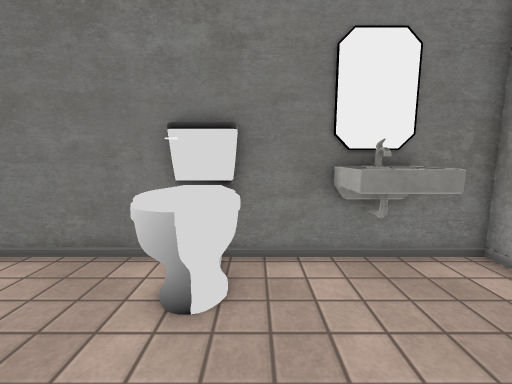
[1] (above)

24 first-person views from a walk through a scene from a Unity 3-D project. The camera is 1.2 m above the floor, tilts 8° down and sees 90° across. Doors are open. The floor is counted in squares, 0.45 m on a side. Each view is taken from the middle of a square. On the plan, view 1 faces up. The plan holds only what a view shows up to about 18 squares ahead; the rest is blank. The place goes on beyond the plan. The player character is not drawn. Some surface patterns are stand-ins.

[2]
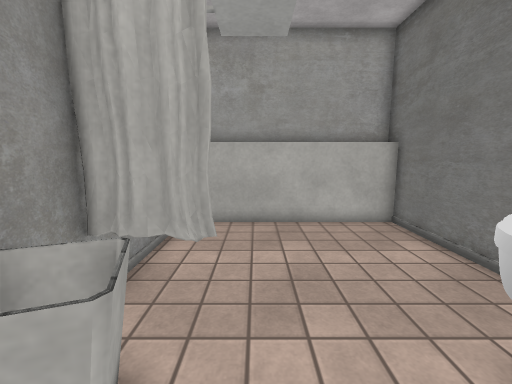

[3]
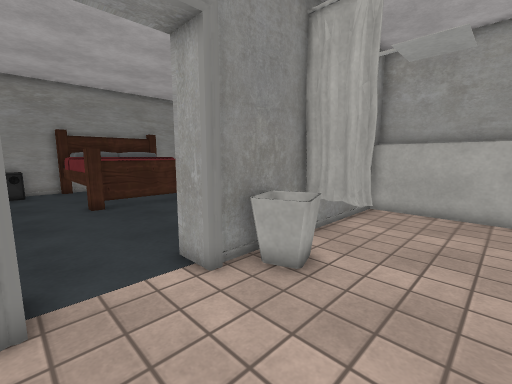

[4]
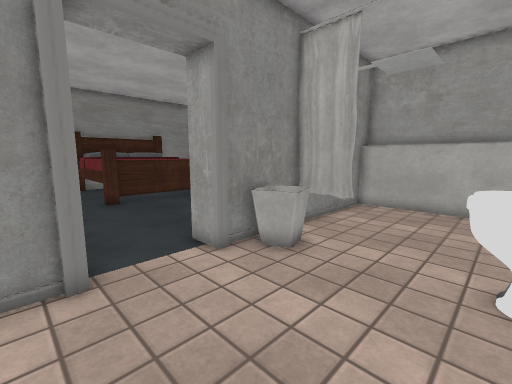

[5]
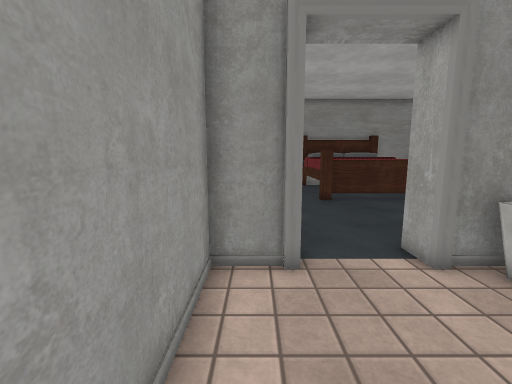

[6]
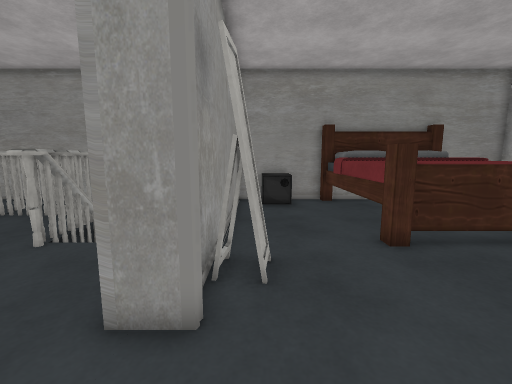

[7]
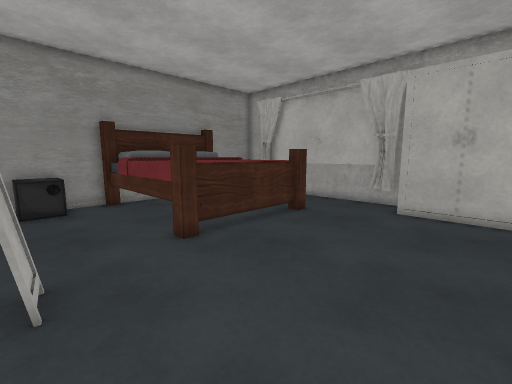

[8]
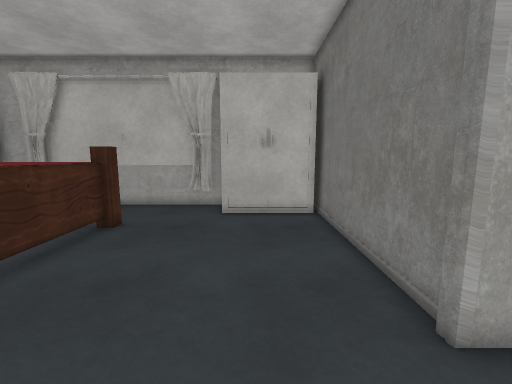

[9]
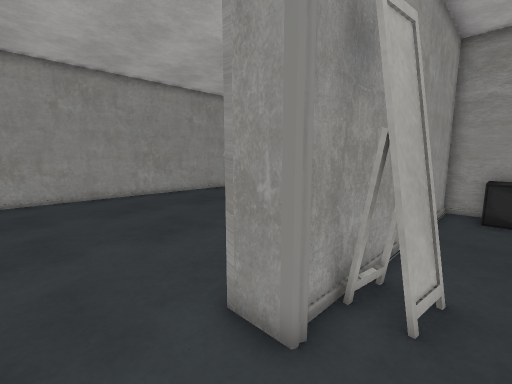

[10]
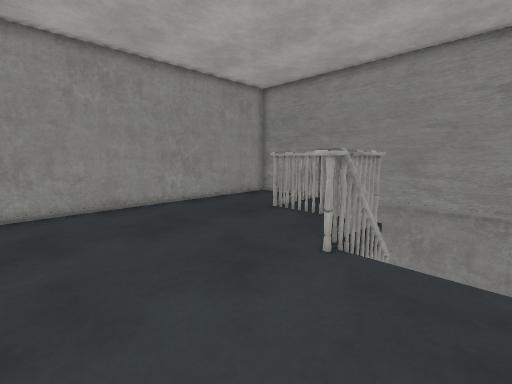

[11]
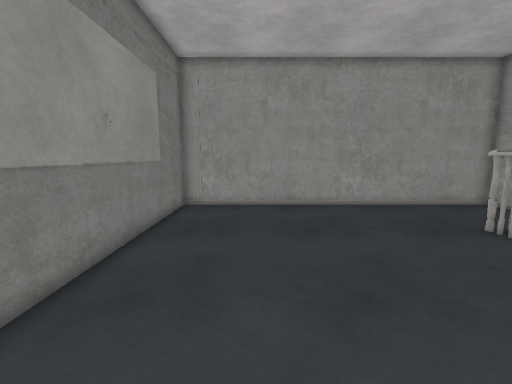

[12]
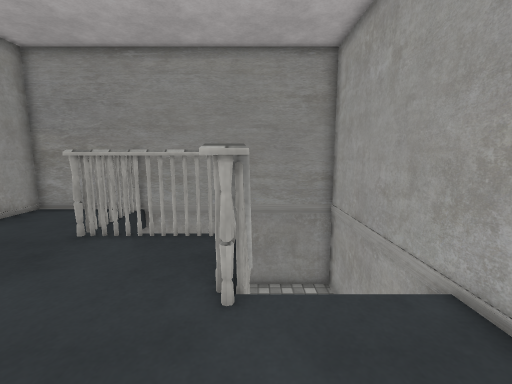

[13]
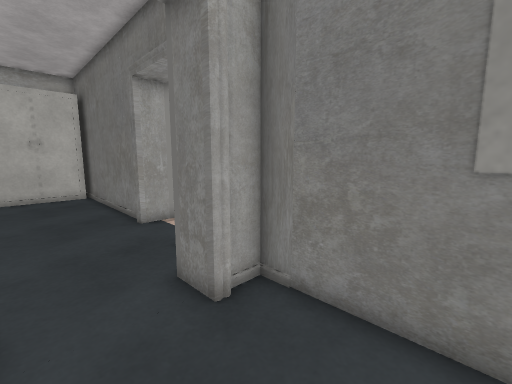

[14]
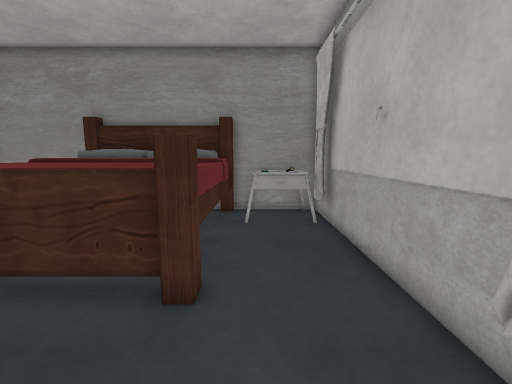

[15]
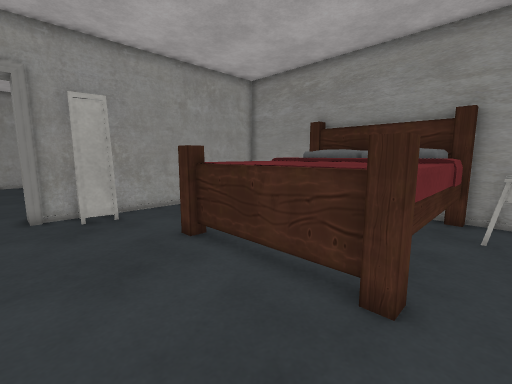

[16]
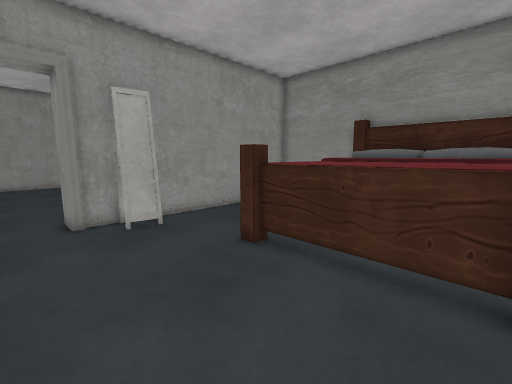

[17]
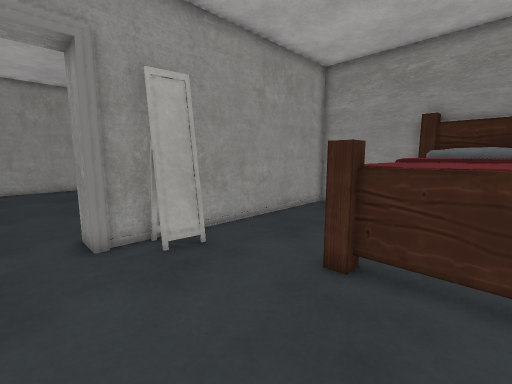

[18]
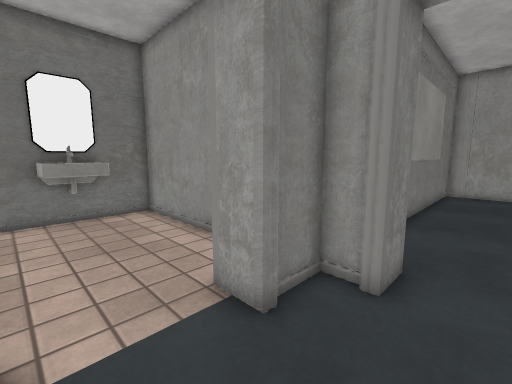

[19]
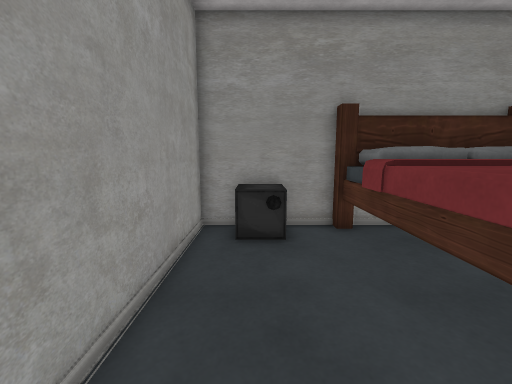

[20]
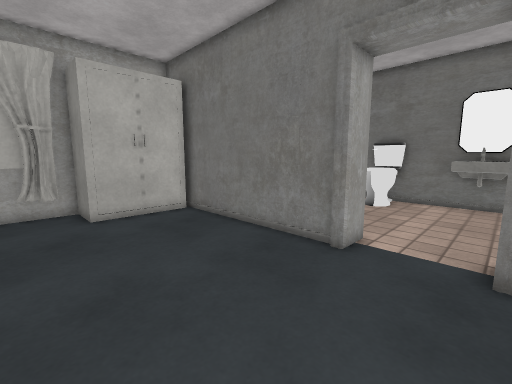

[21]
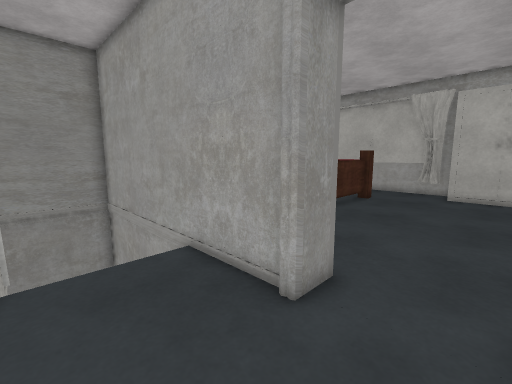

[22]
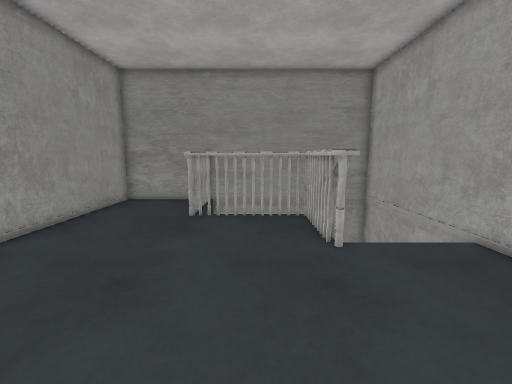

[23]
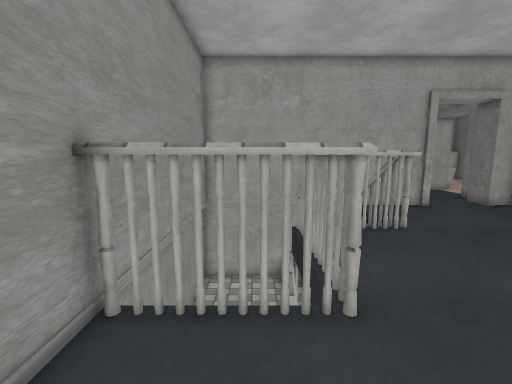

[24]
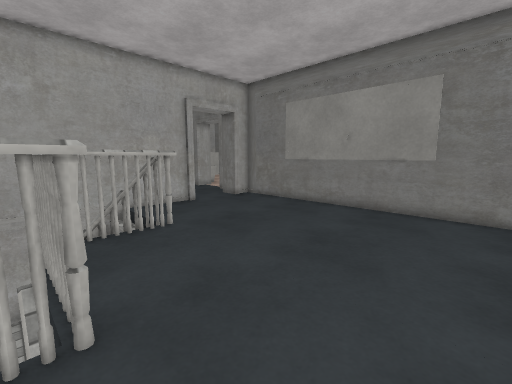

### Floor plan
Key: @ floor where view 1 was taken; # wall or solid block; . main floor; - floor 1.75 m lower than the main floor; / step, stairs or slope; D open door; O other object.
Columns run from 10 left of view 1 to 22 right of it. Each row starts with its distance up from view 1.
  7 #############O###
  6 OO......OO#.OOO.#
  5 OO......OOO.OOO.#
  4 OO......OOO.....#
  3 OO..............#
  2 OO..............#
  1 OO..............#
  0 OO......OO@.....#
 -1 OO.....OOOO.....#
 -2 ###########DDDD##
 -3  ##########DDDD##################
 -4   O.............##..............#
 -5   O.............DD..............D
 -6   O.............DD..............D
 -7   O.............DD..............D
 -8 DOO.............##..............#
 -9 D#.............O##..............#
-10 #..............O##..............#
-11 #...O......O....##...OO.........#
-12 #...OOOOOOOODDD.##///OO.........#
-13 #...OOOOOOOO....##   OO.........#
-14 #...OOOOOOOO....##   OO.........#
-15 #...OOOOOOOO....## //OOOOOOO....#
-16 #...OOOOOOOO....##---OOO   O....#
-17 #OOOOO O  OO....##---      /....#
-18 #OO OOOOOOOO.OOO##---      /....#
-19 #OOOOOOOOOOO.OOO##----     /....#
-20 #####    ###############    #####

Positions as (right, up) in squares from view 1, and headings:
1: (0, 0), facing up
2: (1, 1), facing left
3: (4, 3), facing down-left
4: (5, 4), facing down-left
5: (5, 4), facing down
6: (5, -4), facing down
7: (5, -4), facing down-left
8: (4, -6), facing left
9: (4, -5), facing down-right
10: (8, -5), facing down-right
11: (8, -7), facing right
12: (11, -7), facing down
13: (11, -7), facing up-left
14: (-7, -7), facing down
15: (-7, -7), facing down-right
16: (-5, -6), facing down-right
17: (-2, -6), facing down-right
18: (1, -6), facing up-right
19: (4, -10), facing down
20: (4, -10), facing up-left
21: (11, -5), facing down-left
22: (14, -4), facing down
23: (21, -17), facing left
24: (21, -16), facing up-left
